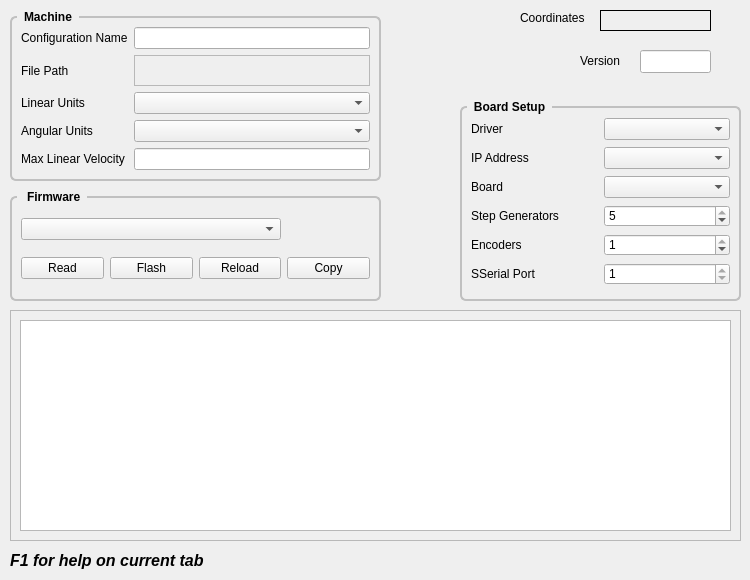
      <widget class="QWidget" name="machine">
       <attribute name="title">
        <string>Machine</string>
       </attribute>
       <widget class="QLabel" name="label_30">
        <property name="geometry">
         <rect>
          <x>580</x>
          <y>50</y>
          <width>59</width>
          <height>21</height>
         </rect>
        </property>
        <property name="text">
         <string>Version</string>
        </property>
       </widget>
       <widget class="QLineEdit" name="versionLE">
        <property name="geometry">
         <rect>
          <x>640</x>
          <y>50</y>
          <width>71</width>
          <height>23</height>
         </rect>
        </property>
        <property name="text">
         <string/>
        </property>
       </widget>
       <widget class="QGroupBox" name="gridGroupBox">
        <property name="geometry">
         <rect>
          <x>460</x>
          <y>100</y>
          <width>281</width>
          <height>201</height>
         </rect>
        </property>
        <property name="styleSheet">
         <string notr="true">QGroupBox {
    font: bold;
    border: 2px solid silver;
    border-radius: 6px;
    margin-top: 6px;
}

QGroupBox::title {
    subcontrol-origin: margin;
    left: 7px;
    padding: 0px 5px 0px 5px;
}</string>
        </property>
        <property name="title">
         <string>Board Setup</string>
        </property>
        <layout class="QGridLayout" name="gridLayout_26">
         <item row="4" column="1">
          <widget class="QSpinBox" name="encodersSB">
           <property name="minimum">
            <number>0</number>
           </property>
           <property name="maximum">
            <number>1</number>
           </property>
           <property name="value">
            <number>1</number>
           </property>
          </widget>
         </item>
         <item row="3" column="1">
          <widget class="QSpinBox" name="stepgensSB">
           <property name="minimum">
            <number>1</number>
           </property>
           <property name="maximum">
            <number>5</number>
           </property>
           <property name="value">
            <number>5</number>
           </property>
          </widget>
         </item>
         <item row="0" column="0">
          <widget class="QLabel" name="label_36">
           <property name="text">
            <string>Driver</string>
           </property>
          </widget>
         </item>
         <item row="1" column="1">
          <widget class="QComboBox" name="ipAddressCB"/>
         </item>
         <item row="3" column="0">
          <widget class="QLabel" name="label_33">
           <property name="text">
            <string>Step Generators</string>
           </property>
          </widget>
         </item>
         <item row="2" column="1">
          <widget class="QComboBox" name="boardCB"/>
         </item>
         <item row="0" column="1">
          <widget class="QComboBox" name="driverCB"/>
         </item>
         <item row="4" column="0">
          <widget class="QLabel" name="label_34">
           <property name="text">
            <string>Encoders</string>
           </property>
          </widget>
         </item>
         <item row="2" column="0">
          <widget class="QLabel" name="label_32">
           <property name="text">
            <string>Board</string>
           </property>
          </widget>
         </item>
         <item row="1" column="0">
          <widget class="QLabel" name="label_27">
           <property name="text">
            <string>IP Address</string>
           </property>
          </widget>
         </item>
         <item row="5" column="0">
          <widget class="QLabel" name="label_35">
           <property name="text">
            <string>SSerial Port</string>
           </property>
          </widget>
         </item>
         <item row="5" column="1">
          <widget class="QSpinBox" name="sserialSB">
           <property name="minimum">
            <number>1</number>
           </property>
           <property name="maximum">
            <number>1</number>
           </property>
          </widget>
         </item>
        </layout>
       </widget>
       <widget class="QLabel" name="label_10">
        <property name="geometry">
         <rect>
          <x>520</x>
          <y>10</y>
          <width>71</width>
          <height>16</height>
         </rect>
        </property>
        <property name="text">
         <string>Coordinates</string>
        </property>
       </widget>
       <widget class="QLabel" name="coordinatesLB">
        <property name="geometry">
         <rect>
          <x>600</x>
          <y>10</y>
          <width>111</width>
          <height>21</height>
         </rect>
        </property>
        <property name="frameShape">
         <enum>QFrame::Box</enum>
        </property>
        <property name="text">
         <string/>
        </property>
       </widget>
       <widget class="QScrollArea" name="scrollArea">
        <property name="geometry">
         <rect>
          <x>10</x>
          <y>310</y>
          <width>731</width>
          <height>231</height>
         </rect>
        </property>
        <property name="widgetResizable">
         <bool>true</bool>
        </property>
        <widget class="QWidget" name="scrollAreaWidgetContents">
         <property name="geometry">
          <rect>
           <x>0</x>
           <y>0</y>
           <width>729</width>
           <height>229</height>
          </rect>
         </property>
         <layout class="QHBoxLayout" name="horizontalLayout">
          <item>
           <widget class="QPlainTextEdit" name="outputPTE"/>
          </item>
         </layout>
        </widget>
       </widget>
       <widget class="QGroupBox" name="gridGroupBox">
        <property name="geometry">
         <rect>
          <x>10</x>
          <y>190</y>
          <width>371</width>
          <height>111</height>
         </rect>
        </property>
        <property name="styleSheet">
         <string notr="true">QGroupBox {
    font: bold;
    border: 2px solid silver;
    border-radius: 6px;
    margin-top: 6px;
}

QGroupBox::title {
    subcontrol-origin: margin;
    left: 7px;
    padding: 0px 5px 0px 5px;
}</string>
        </property>
        <property name="title">
         <string> Firmware</string>
        </property>
        <layout class="QGridLayout" name="gridLayout_29">
         <item row="1" column="2">
          <widget class="QPushButton" name="reloadCardPB">
           <property name="text">
            <string>Reload</string>
           </property>
          </widget>
         </item>
         <item row="1" column="1">
          <widget class="QPushButton" name="flashCardPB">
           <property name="text">
            <string>Flash</string>
           </property>
          </widget>
         </item>
         <item row="0" column="0" colspan="3">
          <widget class="QComboBox" name="firmwareCB">
           <property name="sizePolicy">
            <sizepolicy hsizetype="Preferred" vsizetype="Fixed">
             <horstretch>0</horstretch>
             <verstretch>0</verstretch>
            </sizepolicy>
           </property>
          </widget>
         </item>
         <item row="1" column="0">
          <widget class="QPushButton" name="readCardPB">
           <property name="text">
            <string>Read</string>
           </property>
          </widget>
         </item>
         <item row="1" column="3">
          <widget class="QPushButton" name="copyPB">
           <property name="toolTip">
            <string>&lt;html&gt;&lt;head/&gt;&lt;body&gt;&lt;p&gt;Copy the Output&lt;br/&gt;to the clipboard&lt;/p&gt;&lt;/body&gt;&lt;/html&gt;</string>
           </property>
           <property name="text">
            <string>Copy</string>
           </property>
          </widget>
         </item>
        </layout>
       </widget>
       <widget class="QLabel" name="label_292">
        <property name="geometry">
         <rect>
          <x>10</x>
          <y>550</y>
          <width>261</width>
          <height>21</height>
         </rect>
        </property>
        <property name="font">
         <font>
          <pointsize>12</pointsize>
          <weight>75</weight>
          <italic>true</italic>
          <bold>true</bold>
         </font>
        </property>
        <property name="text">
         <string>F1 for help on current tab</string>
        </property>
       </widget>
       <widget class="QGroupBox" name="gridGroupBox">
        <property name="geometry">
         <rect>
          <x>10</x>
          <y>10</y>
          <width>371</width>
          <height>171</height>
         </rect>
        </property>
        <property name="styleSheet">
         <string notr="true">QGroupBox {
    font: bold;
    border: 2px solid silver;
    border-radius: 6px;
    margin-top: 6px;
}

QGroupBox::title {
    subcontrol-origin: margin;
    left: 7px;
    padding: 0px 5px 0px 5px;
}</string>
        </property>
        <property name="title">
         <string>Machine</string>
        </property>
        <layout class="QGridLayout" name="gridLayout_46">
         <property name="leftMargin">
          <number>9</number>
         </property>
         <property name="topMargin">
          <number>9</number>
         </property>
         <property name="rightMargin">
          <number>9</number>
         </property>
         <property name="bottomMargin">
          <number>9</number>
         </property>
         <item row="1" column="0">
          <widget class="QLabel" name="label_2">
           <property name="text">
            <string>File Path</string>
           </property>
          </widget>
         </item>
         <item row="2" column="0">
          <widget class="QLabel" name="label_3">
           <property name="text">
            <string>Linear Units</string>
           </property>
          </widget>
         </item>
         <item row="3" column="1">
          <widget class="QComboBox" name="angularUnitsCB"/>
         </item>
         <item row="0" column="1">
          <widget class="QLineEdit" name="configName">
           <property name="toolTip">
            <string>&lt;html&gt;&lt;head/&gt;&lt;body&gt;&lt;p&gt;Any combination of letters and digits&lt;br/&gt;including the dash and underscore.&lt;br/&gt;Spaces are replaced with underscore.&lt;/p&gt;&lt;/body&gt;&lt;/html&gt;</string>
           </property>
          </widget>
         </item>
         <item row="2" column="1">
          <widget class="QComboBox" name="linearUnitsCB"/>
         </item>
         <item row="3" column="0">
          <widget class="QLabel" name="label_8">
           <property name="text">
            <string>Angular Units</string>
           </property>
          </widget>
         </item>
         <item row="4" column="1">
          <widget class="QLineEdit" name="maxLinearVelocity"/>
         </item>
         <item row="4" column="0">
          <widget class="QLabel" name="label_37">
           <property name="text">
            <string>&lt;html&gt;&lt;head/&gt;&lt;body&gt;&lt;p&gt;Max Linear Velocity&lt;/p&gt;&lt;/body&gt;&lt;/html&gt;</string>
           </property>
          </widget>
         </item>
         <item row="0" column="0">
          <widget class="QLabel" name="label">
           <property name="text">
            <string>Configuration Name</string>
           </property>
          </widget>
         </item>
         <item row="1" column="1">
          <widget class="QLabel" name="pathLabel">
           <property name="frameShape">
            <enum>QFrame::StyledPanel</enum>
           </property>
           <property name="text">
            <string/>
           </property>
          </widget>
         </item>
        </layout>
       </widget>
      </widget>
